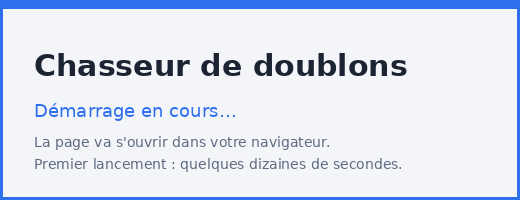
#> input picture packaging/demarrage.png, 520 x 200 px
$ python -i clip.py   (imports and definitions only)
#> lines starting #> are read from the running program, lines starting #| are printed output that depends on the picture
#> further down, picture is the input picture: PIL image 520x200 RGB; mean R, G, B 218.5, 225.7, 239.9
"""CLIP ViT-B/32 en ONNX (sans PyTorch) : embeddings d'images, de texte, et scènes par zéro-shot.

Modèles Xenova/clip-vit-base-patch32 (vision_model / text_model, versions quantifiées) + tokenizer.json lu
avec la bibliothèque `tokenizers`.
"""
import numpy as np
from PIL import Image

MEAN = np.array([0.48145466, 0.4578275, 0.40821073], dtype=np.float32)
STD = np.array([0.26862954, 0.26130258, 0.27577711], dtype=np.float32)
PAD_ID = 49407
CTX = 77

# (libellé affiché, invite anglaise) - environ 40 scènes
SCENES = [
    ("intérieur", "a photo taken indoors"), ("extérieur", "a photo taken outdoors"),
    ("plage", "a photo of a beach"), ("mer", "a photo of the sea"), ("montagne", "a photo of mountains"),
    ("neige", "a photo of snow"), ("forêt", "a photo of a forest"), ("campagne", "a photo of the countryside"),
    ("lac ou rivière", "a photo of a lake or river"), ("désert", "a photo of a desert"),
    ("ville", "a photo of a city street"), ("monument", "a photo of a famous monument"),
    ("église", "a photo of a church"), ("musée", "a photo inside a museum"), ("parc ou jardin", "a photo of a park or garden"),
    ("piscine", "a photo of a swimming pool"), ("coucher de soleil", "a photo of a sunset"),
    ("nuit", "a photo taken at night"), ("ciel", "a photo of the sky and clouds"),
    ("repas", "a photo of a meal on a table"), ("restaurant", "a photo inside a restaurant"),
    ("cuisine", "a photo of a kitchen"), ("salon", "a photo of a living room"), ("chambre", "a photo of a bedroom"),
    ("bureau", "a photo of an office"), ("fête", "a photo of a party"), ("mariage", "a photo of a wedding"),
    ("anniversaire", "a photo of a birthday party with a cake"), ("concert", "a photo of a concert"),
    ("sport", "a photo of people playing sports"), ("portrait", "a portrait photo of a person"),
    ("groupe de personnes", "a photo of a group of people"), ("bébé", "a photo of a baby"),
    ("animal", "a photo of an animal"), ("voiture", "a photo of a car"), ("route", "a photo of a road"),
    ("avion ou aéroport", "a photo of an airplane or airport"), ("document", "a scanned document"),
    ("capture d'écran", "a screenshot of a computer or phone screen"), ("texte manuscrit", "a photo of handwritten notes"),
    ("reçu ou facture", "a photo of a receipt"), ("carte ou plan", "a map"),
]


def preprocess(im):
    """Petit côté à 224 (bicubique), recadrage centré 224x224, normalisation CLIP."""
    im = im.convert("RGB")
    w, h = im.size
#> w = 520; h = 200
    s = 224 / min(w, h)
#> s = 1.12
    im = im.resize((max(224, round(w * s)), max(224, round(h * s))), Image.BICUBIC)
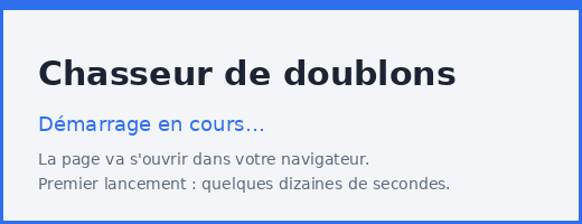
#> im: PIL image 582x224 RGB; mean R, G, B 218.5, 225.7, 239.8
    w, h = im.size
#> w = 582; h = 224
    left, top = (w - 224) // 2, (h - 224) // 2
#> left = 179; top = 0
    im = im.crop((left, top, left + 224, top + 224))
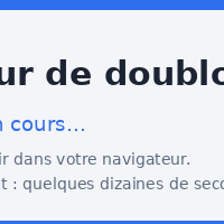
#> im: PIL image 224x224 RGB; mean R, G, B 217.5, 224.1, 236.9
    x = (np.asarray(im, dtype=np.float32) / 255.0 - MEAN) / STD
    return x.transpose(2, 0, 1)


class Clip:
    def __init__(self, mm):
        from tokenizers import Tokenizer
        self.vis = mm.session("clip", "clip/vision_model_quantized.onnx")
        self.txt = mm.session("clip", "clip/text_model_quantized.onnx")
        self.tok = Tokenizer.from_file(mm.path("clip/tokenizer.json"))
        self.vis_in = self.vis.get_inputs()[0].name
        self.txt_inputs = [i.name for i in self.txt.get_inputs()]
        self._scenes = None

    def image(self, ims):
        x = np.stack([preprocess(im) for im in ims]).astype(np.float32)
        e = self.vis.run(None, {self.vis_in: x})[0]
        return e / (np.linalg.norm(e, axis=1, keepdims=True) + 1e-9)

    def text(self, texts):
        ids = np.full((len(texts), CTX), PAD_ID, dtype=np.int64)
        mask = np.zeros((len(texts), CTX), dtype=np.int64)
        for i, t in enumerate(texts):
            enc = self.tok.encode(t).ids[:CTX]
            if len(enc) == CTX:
                enc[-1] = PAD_ID   # garder le jeton de fin
            ids[i, :len(enc)] = enc
            mask[i, :len(enc)] = 1
        feed = {"input_ids": ids}
        if "attention_mask" in self.txt_inputs:
            feed["attention_mask"] = mask
        e = self.txt.run(None, feed)[0]
        return e / (np.linalg.norm(e, axis=1, keepdims=True) + 1e-9)

    def scene_matrix(self):
        if self._scenes is None:
            self._scenes = self.text([p for _, p in SCENES])
        return self._scenes

    def scenes(self, emb, top=3, min_p=0.10):
        logits = 100.0 * (self.scene_matrix() @ emb)
        p = np.exp(logits - logits.max())
        p /= p.sum()
        order = np.argsort(-p)[:top]
        return [(SCENES[i][0], float(p[i])) for i in order if p[i] >= min_p]

>>> from PIL import Image
>>> picture = Image.open('../packaging/demarrage.png')
>>> result = preprocess(picture)
